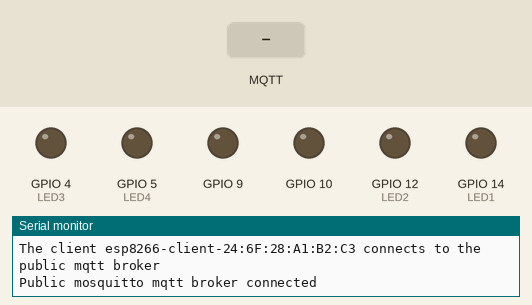
The sketch below on a simulated ESP8266 (NodeMCU). Shown: output pins drawn as LEDs (lit = HIGH), the last lines printed to the serial monitor. The test bench sets the inputs (shaded band). WiFi joins after 1.5 s; servers stay silent unless stated; no MQTT or app messages arrive unless stated.

Above: at 2.7 s.
2.8 s: MQTT message "1" arrives on the first subscribed topic
At 4.0 s:
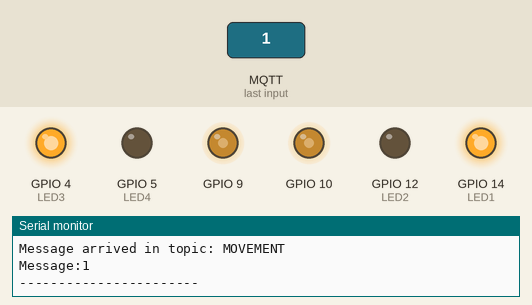
4.3 s: MQTT message "2" arrives on the first subscribed topic
At 5.3 s:
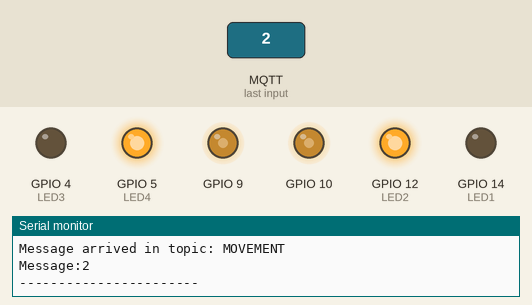
5.8 s: MQTT message "3" arrives on the first subscribed topic
At 6.4 s:
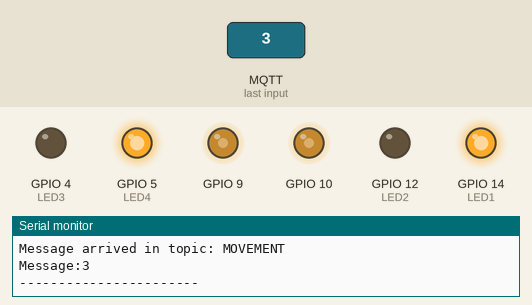
7.3 s: MQTT message "4" arrives on the first subscribed topic
At 7.6 s:
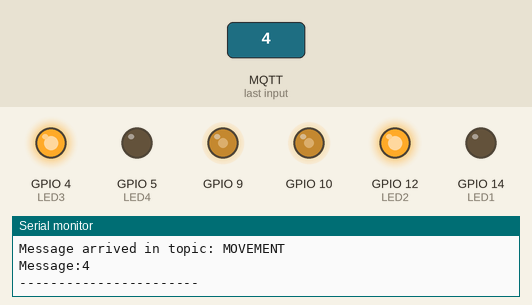
8.8 s: MQTT message "5" arrives on the first subscribed topic
At 9.9 s:
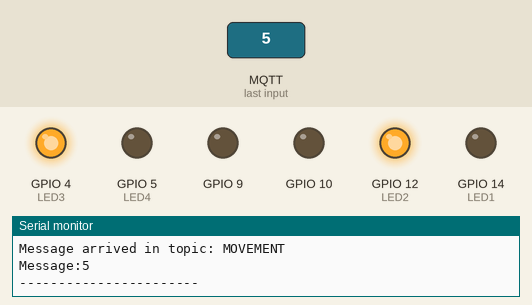
Timing chart, 0 to 11.3 s (numbered marks = the images above; inputs shaded):
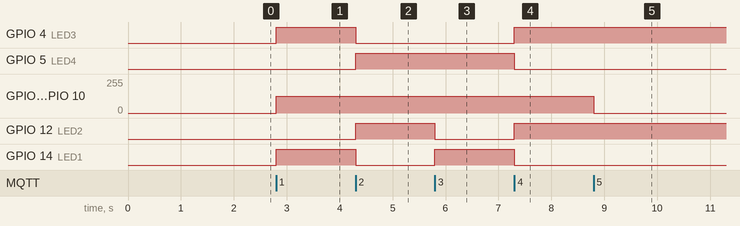

The sketch:

MQTTX.ino
```cpp
#include <ESP8266WiFi.h>
#include <PubSubClient.h>
#include "credentials.h"
#define AWW analogWrite
#define GLOW digitalWrite
#define LED1 14
#define LED2 12
#define LED3 4
#define LED4 5
#define PWM1 9        //DEFINE A PWM GPIO HERE
#define PWM2 10       //TODO:

// WiFi
const char* ssid = WIFI_SSID;
const char* pass = WIFI_PASS;

// MQTT Broker
const char *mqtt_broker = "test.mosquitto.org";
const char *topic = "MOVEMENT";
const int mqtt_port = 1883;

WiFiClient espClient;
PubSubClient client(espClient);

void setup() {
  // Set software serial baud to 115200;
  Serial.begin(115200);
  // connecting to a WiFi network
  pinMode(LED1,OUTPUT);
  pinMode(LED2,OUTPUT);
  pinMode(LED3,OUTPUT);
  pinMode(LED4,OUTPUT);
  WiFi.begin(ssid, pass);
  while (WiFi.status() != WL_CONNECTED) {
      delay(500);
      Serial.println("Connecting to WiFi..");
  }
  Serial.println("Connected to the WiFi network");
  //connecting to a mqtt broker
  client.setServer(mqtt_broker, mqtt_port);
  client.setCallback(callback);
  while (!client.connected()) {
      String client_id = "esp8266-client-";
      client_id += String(WiFi.macAddress());
      Serial.printf("The client %s connects to the public mqtt broker\n", client_id.c_str());
      if (client.connect(client_id.c_str())) {
          Serial.println("Public mosquitto mqtt broker connected");
      } else {
          Serial.print("failed with state ");
          Serial.print(client.state());
          delay(2000);
      }
  }
  client.subscribe(topic);
}

void callback(char *topic, byte *payload, unsigned int length) {
  Serial.print("Message arrived in topic: ");
  Serial.println(topic);
  Serial.print("Message:");
  String s="";
  for (int i = 0; i < length; i++) {
      Serial.print((char) payload[i]);
      s+=(char)payload[i];
  }
  switch(s.toInt())
  {
    case 1:AWW(PWM1,124);
           AWW(PWM2,124);
           GLOW(LED1,HIGH);
           GLOW(LED2,LOW);
           GLOW(LED3,HIGH);
           GLOW(LED4,LOW);
    break;
    case 2:AWW(PWM1,124);
           AWW(PWM2,124);
           GLOW(LED1,LOW);
           GLOW(LED2,HIGH);
           GLOW(LED3,LOW);
           GLOW(LED4,HIGH);
    break;
    case 3:AWW(PWM1,80);
           AWW(PWM2,80);
          GLOW(LED1,HIGH);
          GLOW(LED2,LOW);
          GLOW(LED3,LOW);
          GLOW(LED4,HIGH);
          AWW(PWM1,124);
           AWW(PWM2,124);
    break;
    case 4: AWW(PWM1,80);
           AWW(PWM2,80);
            GLOW(LED1,LOW);
            GLOW(LED2,HIGH);
            GLOW(LED3,HIGH);
            GLOW(LED4,LOW);
            AWW(PWM1,124);
           AWW(PWM2,124);
    break;
    default: AWW(PWM1,0);
           AWW(PWM2,0);
    // default: GLOW(LED1,LOW);
    //         GLOW(LED2,LOW);
    //         GLOW(LED3,LOW);
    //         GLOW(LED4,LOW);
    break;
  }
  Serial.println();
  Serial.println("-----------------------");
}

void loop() {
  client.loop();
}
```

credentials.h
```cpp
#define WIFI_SSID "Dutta"
#define WIFI_PASS "Kdpdodad@20"
```

Measured:
- after the input at 2.8 s, GPIO 4 (LED3), GPIO 14 (LED1): LOW → HIGH at once; GPIO 9, GPIO 10: 0/255 → 124/255 at once
- after the input at 4.3 s, GPIO 4 (LED3), GPIO 14 (LED1): HIGH → LOW at once; GPIO 5 (LED4), GPIO 12 (LED2): LOW → HIGH at once
- after the input at 5.8 s, GPIO 12 (LED2): HIGH → LOW at once; GPIO 14 (LED1): LOW → HIGH at once
- after the input at 7.3 s, GPIO 4 (LED3), GPIO 12 (LED2): LOW → HIGH at once; GPIO 5 (LED4), GPIO 14 (LED1): HIGH → LOW at once
- after the input at 8.8 s, GPIO 9, GPIO 10: 124/255 → 0/255 at once
